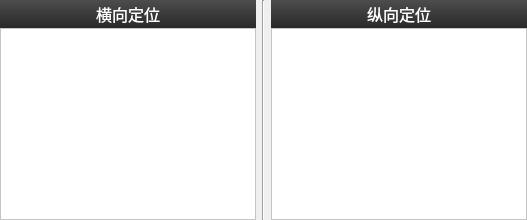
          <widget class="QWidget" name="widget_4" native="true">
           <layout class="QHBoxLayout" name="horizontalLayout" stretch="1,0,1">
            <property name="spacing">
             <number>6</number>
            </property>
            <property name="leftMargin">
             <number>0</number>
            </property>
            <property name="topMargin">
             <number>0</number>
            </property>
            <property name="rightMargin">
             <number>0</number>
            </property>
            <property name="bottomMargin">
             <number>0</number>
            </property>
            <item>
             <widget class="QWidget" name="widget_3" native="true">
              <layout class="QVBoxLayout" name="verticalLayout_3">
               <property name="spacing">
                <number>0</number>
               </property>
               <property name="leftMargin">
                <number>0</number>
               </property>
               <property name="topMargin">
                <number>0</number>
               </property>
               <property name="rightMargin">
                <number>0</number>
               </property>
               <property name="bottomMargin">
                <number>0</number>
               </property>
               <item>
                <widget class="QWidget" name="widget_19" native="true">
                 <property name="sizePolicy">
                  <sizepolicy hsizetype="Preferred" vsizetype="Preferred">
                   <horstretch>28</horstretch>
                   <verstretch>28</verstretch>
                  </sizepolicy>
                 </property>
                 <property name="minimumSize">
                  <size>
                   <width>0</width>
                   <height>28</height>
                  </size>
                 </property>
                 <property name="maximumSize">
                  <size>
                   <width>1000</width>
                   <height>28</height>
                  </size>
                 </property>
                 <property name="styleSheet">
                  <string notr="true">background: qlineargradient(spread:pad, x1:0, y1:0, x2:0, y2:1, stop:0#4D4D4D, stop:1 #292929);</string>
                 </property>
                 <layout class="QHBoxLayout" name="horizontalLayout_16">
                  <property name="spacing">
                   <number>0</number>
                  </property>
                  <property name="leftMargin">
                   <number>0</number>
                  </property>
                  <property name="topMargin">
                   <number>0</number>
                  </property>
                  <property name="rightMargin">
                   <number>0</number>
                  </property>
                  <property name="bottomMargin">
                   <number>0</number>
                  </property>
                  <item>
                   <widget class="QLabel" name="label_6">
                    <property name="minimumSize">
                     <size>
                      <width>0</width>
                      <height>28</height>
                     </size>
                    </property>
                    <property name="maximumSize">
                     <size>
                      <width>16777215</width>
                      <height>28</height>
                     </size>
                    </property>
                    <property name="font">
                     <font>
                      <family>微软雅黑</family>
                      <pointsize>12</pointsize>
                     </font>
                    </property>
                    <property name="styleSheet">
                     <string notr="true">
color: rgb(255, 255, 255);</string>
                    </property>
                    <property name="text">
                     <string>横向定位</string>
                    </property>
                    <property name="alignment">
                     <set>Qt::AlignCenter</set>
                    </property>
                   </widget>
                  </item>
                 </layout>
                </widget>
               </item>
               <item>
                <widget class="QTableView" name="tableViewH">
                 <property name="styleSheet">
                  <string notr="true">background-color: rgb(255, 255, 255);
font: 11pt &quot;微软雅黑&quot;;</string>
                 </property>
                </widget>
               </item>
              </layout>
             </widget>
            </item>
            <item>
             <widget class="Line" name="line">
              <property name="orientation">
               <enum>Qt::Vertical</enum>
              </property>
             </widget>
            </item>
            <item>
             <widget class="QWidget" name="widget_2" native="true">
              <layout class="QVBoxLayout" name="verticalLayout_2">
               <property name="spacing">
                <number>0</number>
               </property>
               <property name="leftMargin">
                <number>0</number>
               </property>
               <property name="topMargin">
                <number>0</number>
               </property>
               <property name="rightMargin">
                <number>0</number>
               </property>
               <property name="bottomMargin">
                <number>0</number>
               </property>
               <item>
                <widget class="QWidget" name="widget_20" native="true">
                 <property name="sizePolicy">
                  <sizepolicy hsizetype="Preferred" vsizetype="Preferred">
                   <horstretch>28</horstretch>
                   <verstretch>28</verstretch>
                  </sizepolicy>
                 </property>
                 <property name="minimumSize">
                  <size>
                   <width>0</width>
                   <height>28</height>
                  </size>
                 </property>
                 <property name="maximumSize">
                  <size>
                   <width>1000</width>
                   <height>28</height>
                  </size>
                 </property>
                 <property name="styleSheet">
                  <string notr="true">background: qlineargradient(spread:pad, x1:0, y1:0, x2:0, y2:1, stop:0#4D4D4D, stop:1 #292929);</string>
                 </property>
                 <layout class="QHBoxLayout" name="horizontalLayout_17">
                  <property name="spacing">
                   <number>0</number>
                  </property>
                  <property name="leftMargin">
                   <number>0</number>
                  </property>
                  <property name="topMargin">
                   <number>0</number>
                  </property>
                  <property name="rightMargin">
                   <number>0</number>
                  </property>
                  <property name="bottomMargin">
                   <number>0</number>
                  </property>
                  <item>
                   <widget class="QLabel" name="label_7">
                    <property name="minimumSize">
                     <size>
                      <width>0</width>
                      <height>28</height>
                     </size>
                    </property>
                    <property name="maximumSize">
                     <size>
                      <width>16777215</width>
                      <height>28</height>
                     </size>
                    </property>
                    <property name="font">
                     <font>
                      <family>微软雅黑</family>
                      <pointsize>12</pointsize>
                     </font>
                    </property>
                    <property name="styleSheet">
                     <string notr="true">
color: rgb(255, 255, 255);</string>
                    </property>
                    <property name="text">
                     <string>纵向定位</string>
                    </property>
                    <property name="alignment">
                     <set>Qt::AlignCenter</set>
                    </property>
                   </widget>
                  </item>
                 </layout>
                </widget>
               </item>
               <item>
                <widget class="QTableView" name="tableViewV">
                 <property name="styleSheet">
                  <string notr="true">background-color: rgb(255, 255, 255);
font: 11pt &quot;微软雅黑&quot;;</string>
                 </property>
                </widget>
               </item>
              </layout>
             </widget>
            </item>
           </layout>
          </widget>
